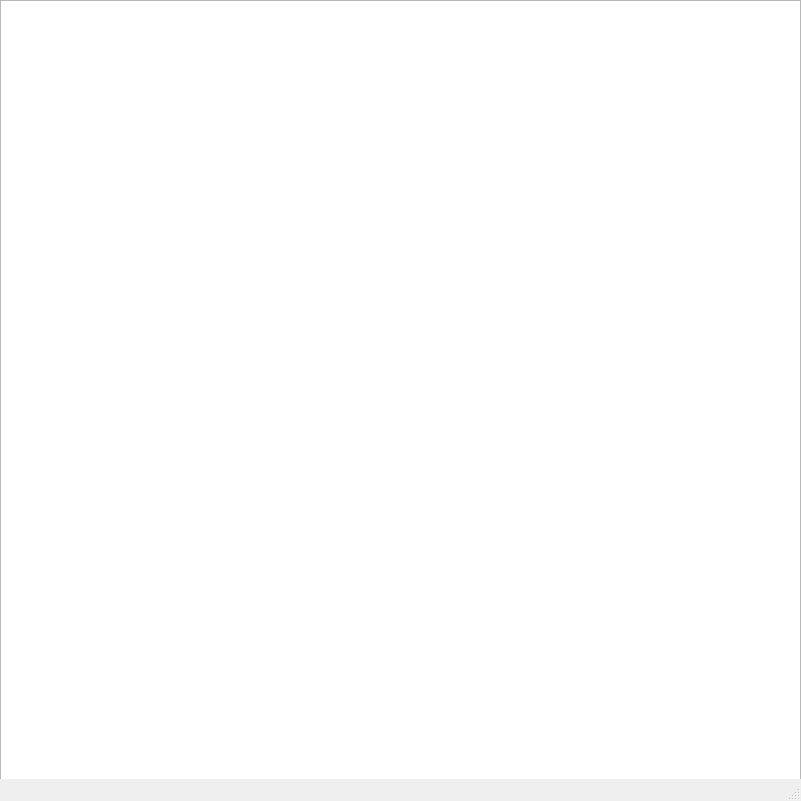
<?xml version="1.0" encoding="UTF-8"?>
<ui version="4.0">
 <class>MainWindow</class>
 <widget class="QMainWindow" name="MainWindow">
  <property name="geometry">
   <rect>
    <x>0</x>
    <y>0</y>
    <width>801</width>
    <height>801</height>
   </rect>
  </property>
  <property name="windowTitle">
   <string>MainWindow</string>
  </property>
  <widget class="QWidget" name="centralwidget">
   <widget class="QGraphicsView" name="graphicsView">
    <property name="geometry">
     <rect>
      <x>0</x>
      <y>0</y>
      <width>801</width>
      <height>801</height>
     </rect>
    </property>
   </widget>
  </widget>
  <widget class="QMenuBar" name="menubar">
   <property name="geometry">
    <rect>
     <x>0</x>
     <y>0</y>
     <width>801</width>
     <height>21</height>
    </rect>
   </property>
  </widget>
  <widget class="QStatusBar" name="statusbar"/>
 </widget>
 <resources/>
 <connections/>
</ui>
